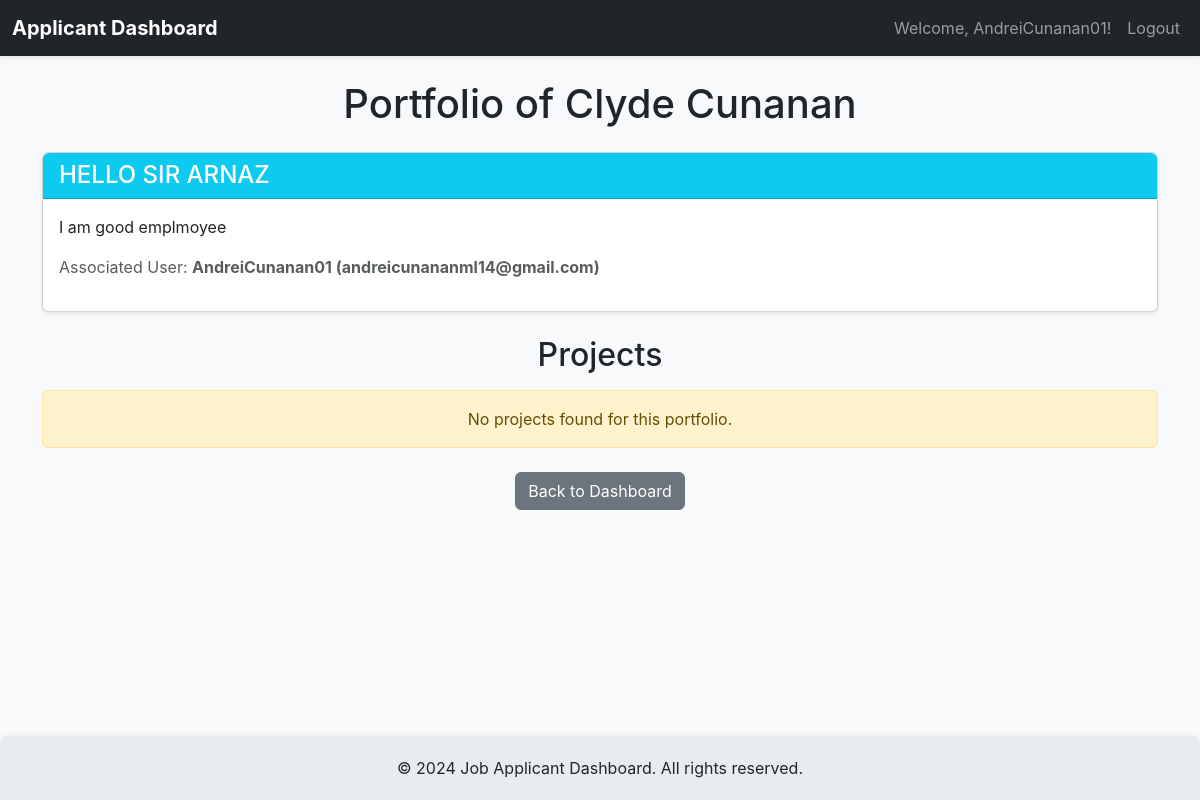
The app's page /AndreiCunanan01/ (signed in) with its own data.
### portfolio/models.py (models this page shows, shortened)
class Portfolio(models.Model):
    user = models.OneToOneField(User, on_delete=models.CASCADE, related_name='portfolio')
    portfolio_title = models.CharField(max_length=200)
    portfolio_description = models.TextField(blank=True, null=True)
    class Meta:
        verbose_name_plural = "Portfolios"

### portfolio/views.py (the view)
# urls.py: path('<str:username>/', views.PortfolioDetailView.as_view(), name='portfolio_detail'),
class PortfolioDetailView(LoginRequiredMixin, DetailView):
    model = Portfolio # This view primarily operates on the Portfolio model
    template_name = 'portfolio_detail.html' # The template to render for this view
    context_object_name = 'portfolio' # The name of the context variable to use in the template
    def get_object(self, queryset=None):
        username = self.kwargs.get('username')
        if not username:
            raise Http404("Username not found in URL.")
        user = get_object_or_404(User, username=username)
        try:
            portfolio = user.portfolio
        except Portfolio.DoesNotExist:
            raise Http404(f"Portfolio does not exist for user '{username}'.")
        return portfolio

### templates/portfolio_detail.html (shortened to what this page needs)
{% extends 'base.html' %}
{% load static %}
{% block content %}
    <h1 class="mb-4 text-center">Portfolio of {{ portfolio.user.first_name }} {{ portfolio.user.last_name }}</h1>
    <div class="card shadow-sm mb-4">
        <div class="card-header bg-info text-white rounded-top">
            <h4 class="mb-0">{{ portfolio.portfolio_title }}</h4>
        </div>
        <div class="card-body">
            <p class="card-text">{{ portfolio.portfolio_description|linebreaksbr }}</p>
            <p class="text-muted">Associated User: <strong>{{ portfolio.user.username }} ({{ portfolio.user.email }})</strong></p>
        </div>
    </div>
    <h2 class="mb-3 text-center">Projects</h2>
    {% if portfolio.projects.all %}
        <div class="row row-cols-1 row-cols-md-2 row-cols-lg-3 g-4">
            {% for project in portfolio.projects.all %}
            <div class="col">
                <div class="card h-100 shadow-sm rounded">
                    <div class="card-body">
                        <h5 class="card-title">{{ project.project_name }}</h5>
                        <p class="card-text">{{ project.project_description|truncatechars:150 }}</p>
                    </div>
                    <div class="card-footer text-muted bg-light border-top-0 rounded-bottom">
                        <small>Created: {{ project.created_at|date:"M d, Y" }}</small><br>
                        <small>Last Updated: {{ project.updated_at|date:"M d, Y" }}</small>
                    </div>
                </div>
            </div>
            {% endfor %}
        </div>
    {% else %}
        <div class="alert alert-warning text-center" role="alert">
            No projects found for this portfolio.
        </div>
    {% endif %}
    <div class="text-center mt-4">
        <a href="{% url 'dashboard' %}" class="btn btn-secondary rounded">Back to Dashboard</a>
    </div>
{% endblock %}

### templates/base.html (shortened to what this page needs)
<!DOCTYPE html>
{% load static %}
<html lang="en">
<head>
    <link href="{% static 'css/bootstrap.min.css' %}" rel="stylesheet">
</head>
<body>
    <nav class="navbar navbar-expand-lg navbar-dark bg-dark shadow-sm">
        <div class="container-fluid">
            <a class="navbar-brand rounded" href="{% url 'dashboard' %}">Applicant Dashboard</a>
            <div class="collapse navbar-collapse" id="navbarNav">
                <ul class="navbar-nav ms-auto">
                    {% if user.is_authenticated %}
                        <li class="nav-item">
                            <span class="nav-link">Welcome, {{ user.username }}!</span>
                        </li>
                        <li class="nav-item">
                            <a class="nav-link" href="/admin/logout/">Logout</a>
                        </li>
                    {% else %}
                        <li class="nav-item">
                            <a class="nav-link" href="/admin/login/">Login</a>
                        </li>
                    {% endif %}
                </ul>
            </div>
        </div>
    </nav>
    <div class="container mt-4">
        {% block content %}{% endblock %}
    </div>
    <footer class="footer">
        <p class="mb-0">&copy; 2024 Job Applicant Dashboard. All rights reserved.</p>
    </footer>
</body>
</html>

### templates/base.html (style rules this page uses)
body { font-family: 'Inter', sans-serif; background-color: #f8f9fa; display: flex; flex-direction: column; min-height: 100vh; }
.navbar-brand { font-weight: bold; }
.container { flex: 1; }
.footer { margin-top: 50px; padding: 20px; background-color: #e9ecef; text-align: center; border-top-left-radius: 10px; border-top-right-radius: 10px; box-shadow: 0 -2px 5px rgba(0,0,0,0.05); }

### records on screen
Portfolio: user.first_name "Clyde", user.last_name "Cunanan", portfolio_title "HELLO SIR ARNAZ", portfolio_description "I am good emplmoyee", user.username "AndreiCunanan01", user.email "andreicunananml14@gmail.com"

### other values on screen
{{ user.username }} "AndreiCunanan01"
